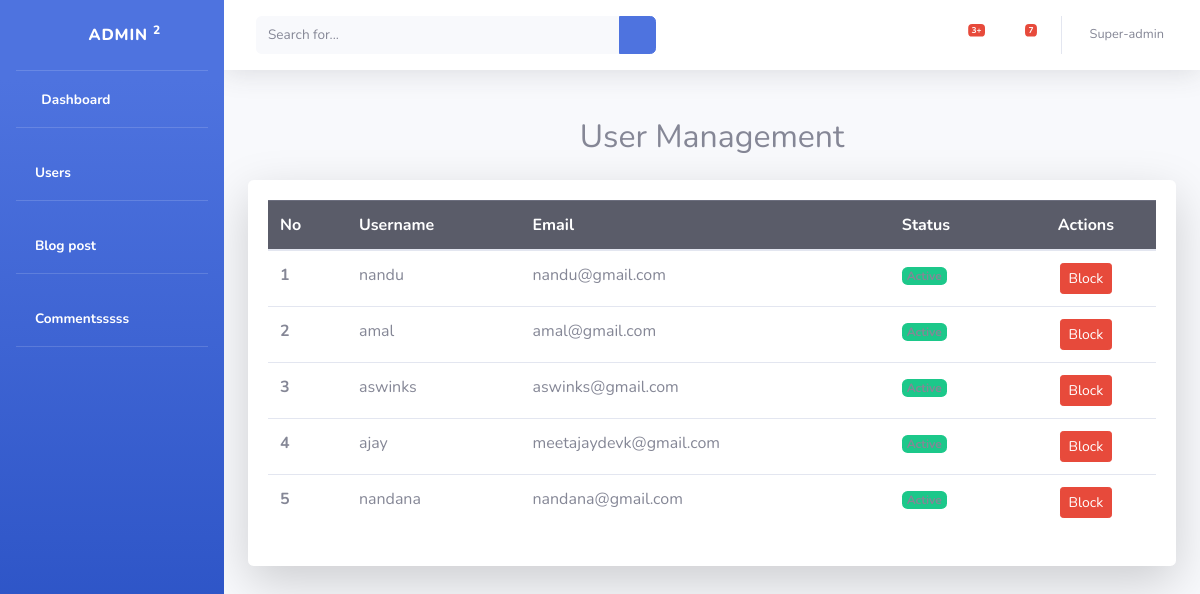
The app's page /manage-user/ with its own data.
### accounts/models.py (models this page shows, shortened)
class CustomUser(AbstractBaseUser):
    username = models.CharField(max_length=150, unique=True)
    email = models.EmailField(unique=True)
    first_name = models.CharField(max_length=50, blank=True, null=True)
    last_name = models.CharField(max_length=50, blank=True, null=True)
    contact_number = models.CharField(max_length=15, blank=True, null=True)
    profile_image = models.ImageField(upload_to='profile_images/', blank=True, null=True)
    is_active = models.BooleanField(default=True)
    is_staff = models.BooleanField(default=False)
    is_superuser = models.BooleanField(default=False)
    created_at = models.DateTimeField(auto_now_add=True)
    is_blocked = models.BooleanField(default=False)
    objects = CustomUserManager()
    USERNAME_FIELD = 'username'  # Username is the unique identifier
    REQUIRED_FIELDS = ['email']  # Required fields for creating a superuser

### accounts/views.py (the view)
# urls.py: path('manage-user/',views.Manage_users,name='manage_users'),
def Manage_users(request):
    users = CustomUser.objects.exclude(is_staff=True)
    return render(request,'dashboard/manage_users.html',{'users':users})

### templates/dashboard/manage_users.html (shortened to what this page needs)
{% extends "dashboard/dash_base.html" %}
{% load static %}
{% block body %}
<section class="user-management-section py-4">
    <div class="container-xl">
        <h2 class="mb-4 text-center">User Management</h2>
        <div class="card border-0 shadow-lg rounded-4">
            <div class="card-body">
                <div class="table-responsive">
                    <table class="table table-hover align-middle">
                        <thead class="table-dark">
                            <tr>
                                <th scope="col">No</th>
                                <th scope="col">Username</th>
                                <th scope="col">Email</th>
                                <th scope="col">Status</th>
                                <th scope="col" class="text-center">Actions</th>
                            </tr>
                        </thead>
                        <tbody>
                            {% for user in users %}
                            <tr>
                                <th scope="row">{{ forloop.counter }}</th>
                                <td>{{ user.username }}</td>
                                <td>{{ user.email }}</td>
                                <td>
                                    {% if user.is_active %}
                                        <span class="badge bg-success">Active</span>
                                    {% else %}
                                        <span class="badge bg-danger">Blocked</span>
                                    {% endif %}
                                </td>
                                <td class="text-center">
                                        {% if user.is_active %}
                                        <a href="{% url 'block_user' user.id %}?action=block">
                                            <button type="submit" class="btn btn-danger btn-sm me-2">Block</button>
                                        </a>
                                        {% else %}
                                        <a href="{% url 'block_user' user.id %}?action=unblock">
                                            <button type="submit" class="btn btn-success btn-sm me-2">Unblock</button>
                                        </a>
                                        {% endif %}
                                </td>
                            </tr>
                            {% empty %}
                            <tr>
                                <td colspan="5" class="text-center text-muted">No users found.</td>
                            </tr>
                            {% endfor %}
                        </tbody>
                    </table>
                </div>
            </div>
        </div>
    </div>
</section>
{% endblock %}

### templates/dashboard/dash_base.html (style rules this page uses)
.card-body { display: flex; flex-direction: column; justify-content: space-between; }

### records on screen
CustomUser: username "nandu", email "nandu@gmail.com", is_active "Active"
CustomUser: username "amal", email "amal@gmail.com", is_active "Active"
CustomUser: username "aswinks", email "aswinks@gmail.com", is_active "Active"
CustomUser: username "ajay", email "meetajaydevk@gmail.com", is_active "Active"
CustomUser: username "nandana", email "nandana@gmail.com", is_active "Active"
